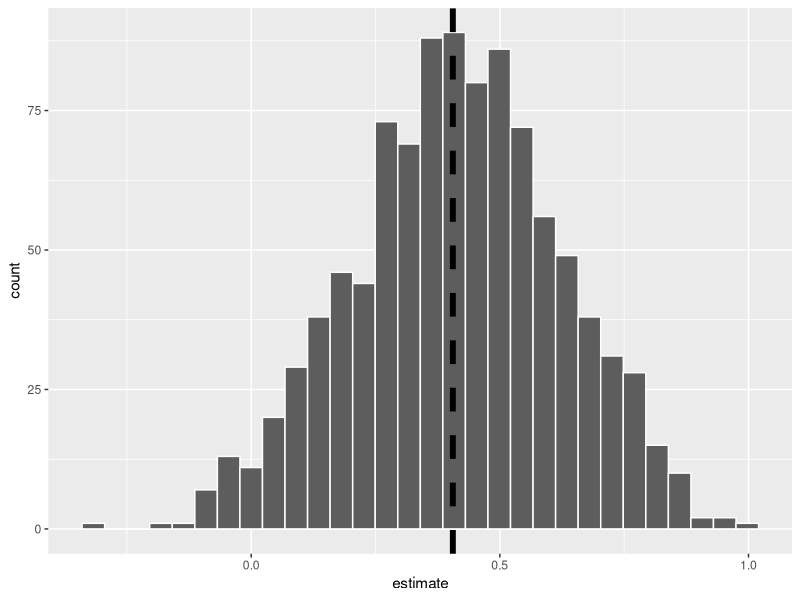

This figure's R source:
## ---- chunk 1
library(tidyverse)
## ---- chunk 2
mle <- function(log_alpha, data, sigma) {
    l = sum(log(dgamma(data, shape = exp(log_alpha), scale = sigma)))
    # print(paste("l is ", l))
    return(-l)
}

MyMLE <- function(data, sigma) {
    log_alpha_initial <- log(mean(data)^2/var(data))
    # print(paste("log alpha initial is ", log_alpha_initial))
    estimator <- optim(log_alpha_initial,
                 mle,
                 data = data,
                 sigma = sigma)
    log_alpha_hat <- estimator$par
    return(log_alpha_hat)
}
## ---- chunk 3
n = 10
alpha = 1.5
sigma = 2.2

get_estimates <- function(n, alpha, sigma) {
    estimates <- c()
    for (i in 1:1000) {
        samples <- rgamma(n, shape = alpha, scale = sigma)
        # print(paste("some of the samples are ", samples[1:5]))
        estimates <- append(estimates, MyMLE(data = samples, sigma = sigma))
    }
    return(estimates)
}

estimated_mle <- tibble(get_estimates(n = n, alpha = alpha, sigma = sigma))
colnames(estimated_mle) <- c("estimate")
estimated_mle %>% 
    ggplot(aes(estimate)) +
    geom_histogram(color = "white", fill = "#5D5D5D") +
    geom_vline(xintercept = log(alpha), 
               size = 2,
               linetype = "dashed")
